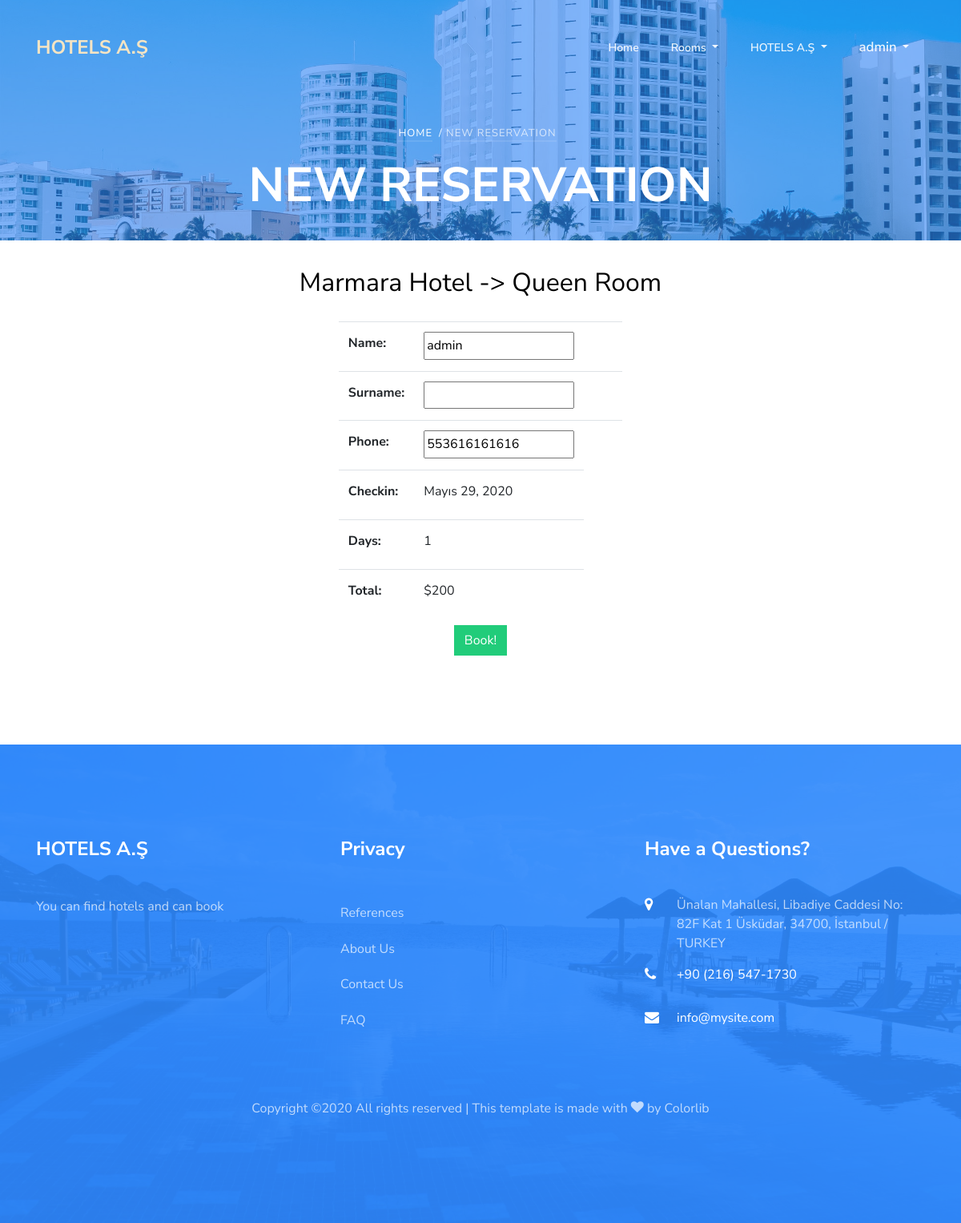
Screenshot of /reservation/new_reservation/1 (signed in) with the database file from the repository.
### home/models.py (models this page shows, shortened)
class Setting(models.Model):
    title = models.CharField(max_length=200)
    keywords = models.CharField(max_length=255)
    description = models.CharField(max_length=255)
    company = models.CharField(max_length=80)
    address = models.CharField(max_length=255, blank=True)
    phone = models.CharField(max_length=20, blank=True)
    fax = models.CharField(max_length=20, blank=True)
    email = models.EmailField()
    smtpserver = models.CharField(max_length=255, blank=True)
    smtpemail = models.EmailField(blank=True)
    smtppassword = models.CharField(max_length=50, blank=True)
    smtpport = models.IntegerField(blank=True, null=True)
    image = models.ImageField(blank=True, upload_to='images/')
    facebook = models.CharField(max_length=80, blank=True)
    instagram = models.CharField(max_length=80, blank=True)
    twitter = models.CharField(max_length=80, blank=True)
    aboutus = RichTextUploadingField()
    contact = RichTextUploadingField()
    references = RichTextUploadingField()
    status = models.CharField(blank=True, max_length=5, choices=STATUS)
    created_at = models.DateTimeField(auto_now_add=True)
    updated_at = models.DateTimeField(auto_now=True)

### hotel/models.py (models this page shows, shortened)
class Room(models.Model):
    hotel_id = models.ForeignKey(Hotel, on_delete=models.CASCADE)
    title = models.CharField(max_length=30)
    keywords = models.CharField(max_length=255)
    description = RichTextUploadingField()
    image = models.ImageField(blank=True, upload_to='images/')
    price = models.IntegerField(blank=False)
    status = models.CharField(blank=True, max_length=5, choices=STATUS)
    count = models.IntegerField(blank=False)
    slug = models.SlugField(null=False)
    created_at = models.DateTimeField(auto_now_add=True)
    updated_at = models.DateTimeField(auto_now=True)
    def __str__(self):
        return self.title
    def image_tag(self):
        return mark_safe('<img src="{}" height="50"/>'.format(self.image.url))
    image_tag.short_description = 'Image'

class Hotel(models.Model):
    STAR = (
        ('1', '1'),
        ('2', '2'),
        ('3', '3'),
        ('4', '4'),
        ('5', '5'),
    )
    title = models.CharField(max_length=30)
    keywords = models.CharField(max_length=255)
    description = RichTextUploadingField()
    image = models.ImageField(blank=True, upload_to='images/')
    category = models.ForeignKey(Category, on_delete=models.CASCADE)
    star = models.IntegerField(blank=True, choices=STAR)
    address = models.CharField(max_length=80)
    city = models.CharField(max_length=20)
    country = models.CharField(max_length=20)
    location = models.CharField(max_length=20)
    phone = models.CharField(max_length=20)
    fax = models.CharField(max_length=20)
    email = models.EmailField()
    user_id = models.ForeignKey(User, on_delete=models.CASCADE)
    status = models.CharField(max_length=10, choices=STATUS)
    slug = models.SlugField(null=False, unique=True)
    created_at = models.DateTimeField(auto_now_add=True)
    updated_at = models.DateTimeField(auto_now=True)
    def __str__(self):
        return self.title
    def image_tag(self):
        return mark_safe('<img src="{}" height="50"/>'.format(self.image.url))
    image_tag.short_description = 'Image'

### user/models.py (models this page shows, shortened)
class UserProfile(models.Model):
    user = models.OneToOneField(User, on_delete=models.CASCADE)
    phone = models.CharField(blank=True, max_length=20)
    address = models.CharField(blank=True, max_length=150)
    city = models.CharField(blank=True, max_length=20)
    country = models.CharField(blank=True, max_length=20)
    image = models.ImageField(blank=True, upload_to='images/users/')
    def image_tag(self):
        return mark_safe('<img src="{}" height="50"/>'.format(self.image.url))
    image_tag.short_description = 'Image'

### reservation/views.py (the view)
# urls.py: path('new_reservation/<int:id>', views.new_reservation, name="new_reservation"),
@login_required(login_url='/login')
def new_reservation(request, id):
    days = 1
    checkin = date.today()
    if request.method == 'POST':
        form = ReservationDayForm(request.POST)
        if form.is_valid():
            days = form.cleaned_data['days']
            checkin = form.cleaned_data['checkin']
    setting = Setting.objects.first()
    page = 'New Reservation'
    category = Category.objects.filter(status=True)
    profile = get_object_or_404(UserProfile, user=request.user)
    room = get_object_or_404(Room, id=id, status=True)
    total = room.price * days
    form = ReservationForm()
    form.initial["days"] = days
    form.initial['checkin'] = checkin
    form.initial['name'] = profile.user.first_name
    form.initial['surname'] = profile.user.last_name
    form.initial['phone'] = profile.phone
    context = {
        'setting': setting,
        'category': category,
        'page': page,
        'form': form,
        'room': room,
        'profile': profile,
        'total': total
    }
    return render(request, 'new_reservation.html', context)

### reservation/models.py
class ReservationForm(ModelForm):
    class Meta:
        model = Reservation
        fields = ['name', 'surname', 'phone', 'checkin', 'days']

### reservation/templates/new_reservation.html (shortened to what this page needs)
{% extends 'homebase.html' %}
{% load static %}
{% block content %}
<br>
<div class="container" style="min-height:600px;">
    <div class="row justify-content-center">
        <h2>{{room.hotel_id}} -> {{room}}</h2>
    </div>
    <div class="row justify-content-center">
        <form action="{% url 'book' room.id %}" method="post">
            <table class="table">
                <p>
                    <tr>
                        <th scope="row">{{form.name.label_tag}}</th>
                        <td>{{form.name}}</td>
                        <td>
                        </td>
                        <td>
                        </td>
                    </tr>
                    <tr>
                        <th scope="row">{{form.surname.label_tag}}</th>
                        <td>{{form.surname}}</td>
                        <td>
                        </td>
                        <td>
                        </td>
                    </tr>
                    <tr>
                        <th scope="row">{{form.phone.label_tag}}</th>
                        <td>{{form.phone}}</td>
                        <td>
                        </td>
                        <td>
                        </td>
                    </tr>
                    <tr>
                        <th scope="row">{{form.checkin.label_tag}}</th>
                        <td>{{form.checkin.value}}</td>
                    </tr>
                    <tr>
                        <th scope="row">{{form.days.label_tag}}</th>
                        <td>{{form.days.value}}</td>
                    </tr>
                    <tr>
                        <th scope="row">Total: </th>
                        <td>${{total}}</td>
                    </tr>
                </p>
            </table>
            <div class="text-center"><input class="btn btn-primary" type="submit" value="Book!"></div>
        </form>
    </div>
</div>
{% endblock  %}

### home/templates/header.html (shortened to what this page needs)
{% load static %}
<nav class="navbar navbar-expand-lg navbar-dark ftco_navbar bg-dark ftco-navbar-light" id="ftco-navbar">
  <div class="container">
    <a class="navbar-brand" href="/"><span>{{ setting.company|linebreaksbr }}</span></a>
    <div class="collapse navbar-collapse" id="ftco-nav">
      <ul class="navbar-nav ml-auto">
        <li class="nav-item"><a href="/" class="nav-link">Home</a></li>
        <li class="nav-item dropdown">
            <a class="dropdown-toggle nav-link" href="{% url 'all-category'%}" id="dropdownMenuLink" aria-haspopup="true" aria-expanded="false">
              Rooms
            </a>
        </li>
        {% if menu %}
        {% load mptt_tags %}
        {% endif %}
        <li class="nav-item dropdown">
            <a class="dropdown-toggle nav-link" href="#" id="dropdownMenuLink" aria-haspopup="true" aria-expanded="false">
              {{setting.company}}
            </a>
        </li>
      </ul>
      <ul class="navbar-nav mr-right">
      {% if user.id is None %}
        <li class="nav-item dropdown">
            <a class="nav-link dropdown-toggle" href="" id="navbarDropdownMenuLink" data-toggle="dropdown" aria-haspopup="true" aria-expanded="false">
            Login
            </a>
            <div class="dropdown-menu p-3">
              {% if messages %}
                {% for message in messages %}
                  <div class="alert alert-{{ message.tags }}" role="alert">
                    {{ message | safe}}
                  </div>
                {% endfor %}
              {% endif %}
              <form action="{% url 'login' %}" method="post" accept-charset="UTF-8" class="form-horizontal">
                {% csrf_token %}
                <input class="form-control login" type="text" name="username" placeholder="Username">
                <input class="form-control login" type="password" name="password" placeholder="Password">
                <input class="btn btn-primary" type="submit" name="submit" value="Login">
              </form>
              <a href="{% url 'sign_up' %}" style="color:black;">
                Sign up
              </a>
            </div>
        </li>
      {% else %}
        <li class="nav-item dropdown">
            <a class="nav-link dropdown-toggle" href="" id="navbarDropdownMenuLink" data-toggle="dropdown" aria-haspopup="true" aria-expanded="false">
            <big>{% if user.first_name %}{{user.first_name}}{% else %}{{user.username}}{% endif %}</big>
            </a>
        </li>
      {% endif %}
      </ul>
    </div>
  </div>
</nav>
{% if page != 'index' %}
<div class="hero-wrap" style="background-image: url({% static 'assets/images/bg_3.jpg' %});">
  <div class="overlay"></div>
  <div class="container">
    <div class="row no-gutters slider-text d-flex align-itemd-center justify-content-center">
      <div class="col-md-9 ftco-animate text-center d-flex align-items-end justify-content-center">
      	<div class="text">
          <p class="breadcrumbs mb-2"><span class="mr-2"><a href="{% url 'index' %}">Home</a></span>/ {% if page.lower == 'room' %}<span class="mr-2"><a href="{% url 'hotel' room.hotel_id.id room.hotel_id.slug %}">{{room.hotel_id}} /</a></span><span class="mr-2">{{room.title}}</span>{% else %}<span class="mr-2">{{page}}</span>{% endif %}</p>
          <h1 class="mb-4 bread">{% if page.lower == 'room' %}{{room}} {% else %} {{page.upper}}{% endif %}</h1>
        </div>
      </div>
    </div>
  </div>
</div>
{% endif %}

### home/templates/footer.html (shortened to what this page needs)
{% load static %}
<footer class="ftco-footer ftco-section img" style="background-image: url({% static 'assets/images/bg_4.jpg)' %};">
	<div class="overlay"></div>
  <div class="container">
    <div class="row mb-5">
      <div class="col-md">
        <div class="ftco-footer-widget mb-4">
          <h2 class="ftco-heading-2">{{setting.company}}</h2>
          <p>{{setting.description}}</p>
          <ul class="ftco-footer-social list-unstyled float-md-left float-lft mt-5">
          </ul>
        </div>
      </div>
      <div class="col-md">
         <div class="ftco-footer-widget mb-4">
          <h2 class="ftco-heading-2">Privacy</h2>
          <ul class="list-unstyled">
            <li><a href="/references" class="py-2 d-block">References</a></li>
            <li><a href="/aboutus" class="py-2 d-block">About Us</a></li>
            <li><a href="/contact" class="py-2 d-block">Contact Us</a></li>
            <li><a href="/faq" class="py-2 d-block">FAQ</a></li>
          </ul>
        </div>
      </div>
      <div class="col-md">
        <div class="ftco-footer-widget mb-4">
        	<h2 class="ftco-heading-2">Have a Questions?</h2>
        	<div class="block-23 mb-3">
              <ul>
                <li><span class="icon icon-map-marker"></span><span class="text">{{setting.address}}</span></li>
                <li><a href="tel://{{setting.phone}}"><span class="icon icon-phone"></span><span class="text">{{setting.phone}}</span></a></li>
                <li><a href="mailto:{{setting.email}}"><span class="icon icon-envelope"></span><span class="text">{{setting.email}}</span></a></li>
              </ul>
            </div>
        </div>
      </div>
    </div>
    <div class="row">
      <div class="col-md-12 text-center">
        <p>
  Copyright &copy;<script>document.write(new Date().getFullYear());</script> All rights reserved | This template is made with <i class="icon-heart color-danger" aria-hidden="true"></i> by <a href="https://colorlib.com" target="_blank">Colorlib</a>
  </p>
      </div>
    </div>
</div>
</footer>

### home/static/assets/css/icomoon.css (style rules this page uses)
[class^="icon-"], [class*=" icon-"] { font-family: 'icomoon' !important; speak: none; font-style: normal; font-weight: normal; font-variant: normal; text-transform: none; line-height: 1; -webkit-font-smoothing: antialiased; -moz-osx-font-smoothing: grayscale; }
.icon-heart:before { content: "\f004"; }
.icon-map-marker:before { content: "\f041"; }
.icon-phone:before { content: "\f095"; }
.icon-envelope:before { content: "\f0e0"; }

### rows the page displays
Setting: company "HOTELS A.Ş", description "You can find hotels and can book", address "Ünalan Mahallesi, Libadiye Caddesi No: 82F Kat 1 Üsküdar, 34700, İstanbul / TURKEY", phone "+90 (216) 547-1730", email "info@mysite.com"
Room: hotel_id "Marmara Hotel", title "Queen Room"
UserProfile: phone "553616161616"

### other values shown
{{ user.first_name }} "admin"
{{ page }} "NEW RESERVATION"
{{ page.upper }} "NEW RESERVATION"
{{ total }} "200"
